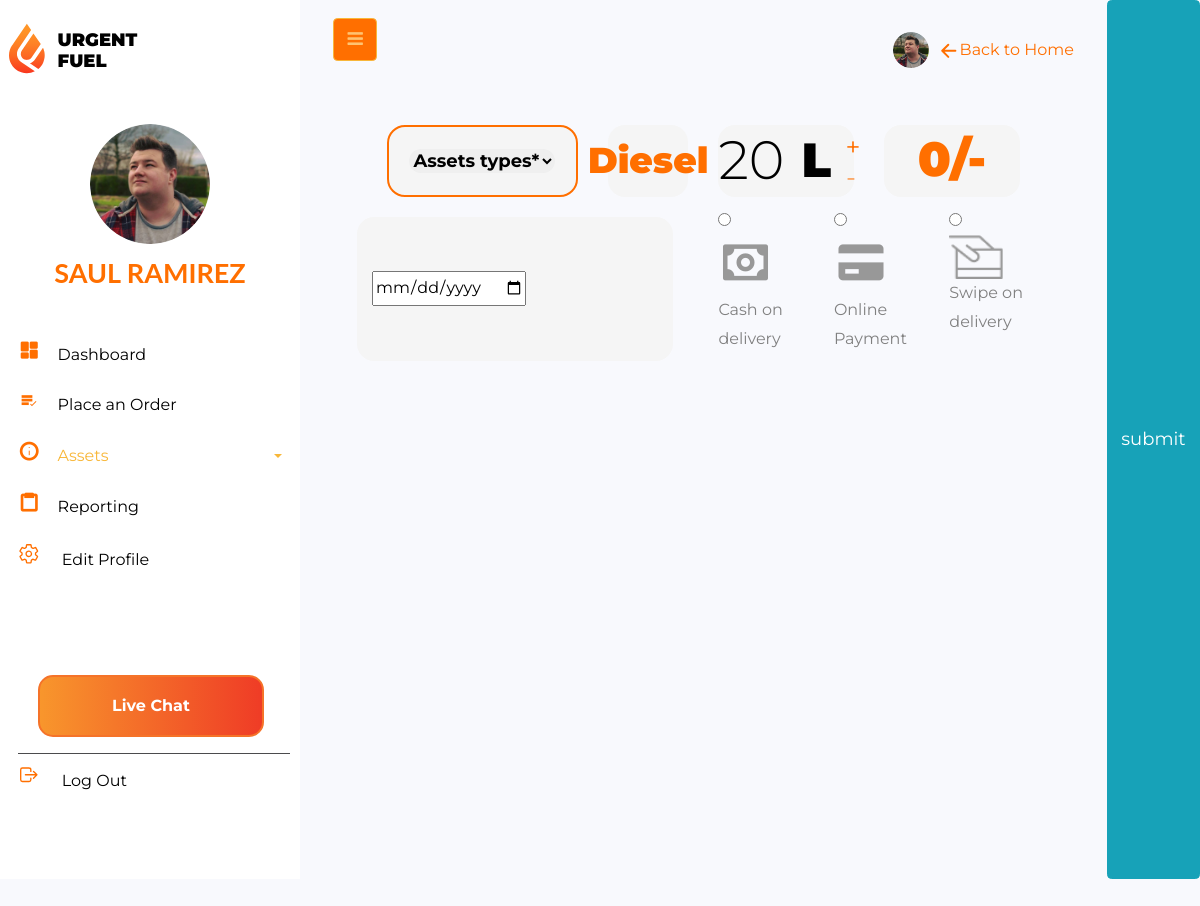
/order_fuel/, run on an earlier commit of the app's database.
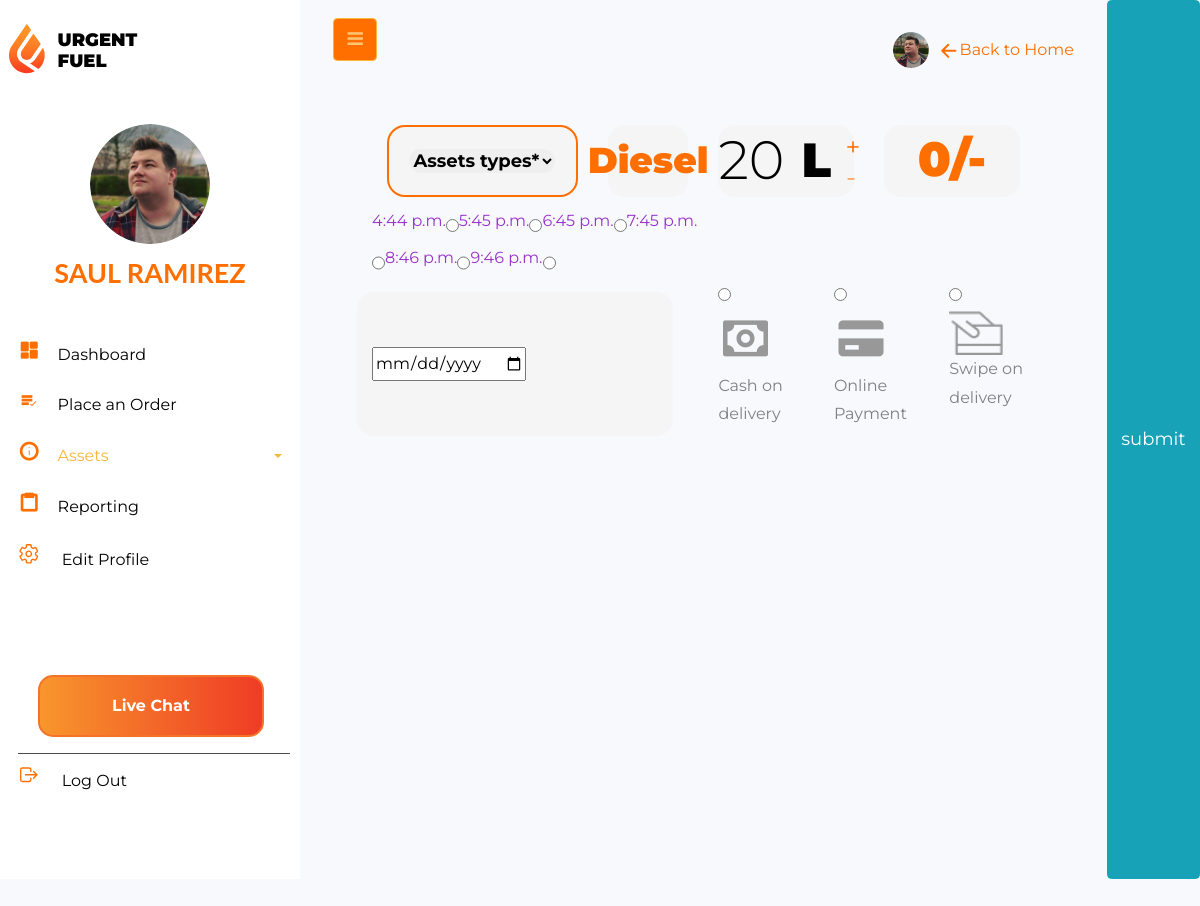
And on a later commit of the database.
### Uftl_App/models.py (models this page shows)
class OrderDashboard(models.Model):
    client=models.ForeignKey(User,on_delete=models.CASCADE)
    time = models.TimeField(verbose_name='Please put your time', blank=True)
    reserved = models.BooleanField(default=False)

### Uftl_App/views.py (the view, shortened to what this page needs)
# urls.py: path('order_fuel/', views.non_register, name='order_fuel'),
def order_fuel(request):
    cp=cupon_code.objects.all()
    oil_price=Fuel_price.objects.all()
    ft_utils = fuel_utils.objects.all()
    from django.db.models import Q
    date_time = OrderDashboard.objects.all()
    reservation = False
    dict = {'date_time': date_time, 'reservation': reservation, 'ft_utils': ft_utils,'cp':cp,'oil_price':oil_price}
    return render(request, 'Uftl_App/orderfuel.html', context=dict)

### templates/Uftl_App/orderfuel.html (shortened to what this page needs)
{% extends 'profile_base.html' %}
{% load static %}
{% block profile_block %}
    <div class="wrapper d-flex align-items-stretch" xmlns="http://www.w3.org/1999/html">
        <nav id="sidebar">
            <div class="p-2 pt-1">
                <a href="#" class="nav__logo">
                    <div class="logoside">
                        <img class="logoimage" src="{% static 'assets/img/logo.svg' %}" alt="My Happy SVG"/>
                        <div class="tex">
                            <p class="text1">URGENT</p>
                            <p class="text2">FUEL</p>
                        </div>
                    </div>
                </a>
                <a href="#" class="img logo rounded-circle mb-2"
                   style="background-image: url({% static 'assets/img/saul.png' %});"> </a>
                <h3 class="text-center mb-4 username">Saul Ramirez</h3>
                <ul class="list-unstyled components mb-2 p-2">
                    <li>
                        <a href="#"><i class='bx bxs-dashboard setup'></i>Dashboard</a>
                    </li>
                    <li>
                        <a href="#"><i class='bx bx-list-check setup'></i>Place an Order</a>
                    </li>
                    <li class="active">
                        <a href="#homeSubmenu" data-toggle="collapse" aria-expanded="false" class="dropdown-toggle">
                            <i class='bx bx-info-circle setup'></i>Assets</a>
                    </li>
                    <li>
                        <a href="#"><i class='bx bx-clipboard setup'></i>Reporting</a>
                    </li>
                    <li>
                        <a href="#">
                            <ion-icon class="setup" name="settings-outline"></ion-icon>
                            Edit Profile</a>
                    </li>
                    <div class="logout">
                        <button class="livechat" type="submit" id="sendMessageButton">Live Chat</button>
                        <li>
                            <a href="#">
                                <ion-icon class="setup" name="log-out-outline"></ion-icon>
                                </ion-icon>Log Out</a>
                        </li>
                    </div>
                </ul>
            </div>
        </nav>
        <div id="content" class="p-4 p-md-3">
            <nav class="">
                <div class="container-fluid">
                    <button type="button" id="sidebarCollapse" class="btn btn-primary">
                        <i class="fa fa-bars"></i>
                    </button>
                    <div class="float-right">
                        <div class=" menu ">
                            <div class="header__img ">
                                <img class="navimage" src="{% static 'assets/img/saul.png' %} " alt=" ">
                            </div>
                            <ion-icon class="arrowleft" name="arrow-back-outline"></ion-icon>
                            <p class="back">Back to Home</p>
                        </div>
                    </div>
                </div>
            </nav>
            <form method="POST">
                <div id="content" class="p-4 p-md-5">
                    <div class="container-fluid">
                        <div class="row">
                            <div class="col-12  col-sm-6 col-md-4">
                                <div class="assetselect">
                                    <select name="fuel-type" class="assetdropdown">
                                        <option selected disabled value="select">Assets types*</option>
                                    </select>
                                </div>
                            </div>
                            <div class="col-6  col-sm-2 col-md-2">
                                <div class="fuelfield">
                                    <p id="fuelname" class="fueltype">Diesel</p>
                                </div>
                            </div>
                            <div class="col-6  col-sm-2 col-md-3">
                                <div class="fuelfield">
                                    <div class="quantity">
                                        <input type="text" id="quantity" name="fuelamount" value="20" readonly>L
                                        <div class="plusminus">
                                            <button class="btn plus-btn" type="button">+</button>
                                            <button class="btn minus-btn disabled" type="button">-</button>
                                        </div>
                                    </div>
                                </div>
                            </div>
                            <div class="col-12  col-sm-2 col-md-3">
                                <div class="fuelprice">
                                    <p id="fuel" class="fuel">0/-</p>
                                </div>
                            </div>
                        </div>
                        <div class="row">
                            <div class="col-12 col-sm-6">
                                <div class="row">
                                    {% for item in date_time %}
                                        <label style="color: darkorchid;">{{ item.time }}</label>
                                        <input type="radio" name="time" value="{{ item.time }}">
                                    {% endfor %}
                                </div>
                            </div>
                            </div>
                        </div>
                        <div class="row">
                            <div class="col-xs-12 col-sm-12 col-md-6">
                                <div class="">
                                    <div class="row justify-content-evenly timeline">
                                        <div class="col">
                                            <input type="date" name="date" value="" placeholder=""/>
                                        </div>
                                    </div>
                                </div>
                            </div>
                            <div class="col-xs-12 col-sm-6 col-md-2">
                                <input class="checkbox-budget" type="radio" name="budget" id="budget-1">
                                <label class="for-checkbox-budget" for="budget-1">
                                    <i class='bx bx-money money'></i>
                                    <span data-hover="Cash on delivery">Cash on delivery</span>
                                </label>
                            </div>
                            <div class="col-xs-12 col-sm-6 col-md-2">
                                <input class="checkbox-budget" type="radio" name="budget" id="budget-2">
                                <label class="for-checkbox-budget" for="budget-2">
                                    <i class='bx bxs-credit-card cardfront'></i>
                                    <span data-hover="Online Payment">Online Payment</span>
                                </label>
                            </div>
                            <div class="col-xs-12 col-sm-6 col-md-2">
                                <input class="checkbox-budget" type="radio" name="budget" id="budget-3">
                                <label class="for-checkbox-budget" for="budget-3">
                                    <img class="cardpunch" src="{% static 'img/swipe.png' %}" alt="">
                                    <span data-hover="Swipe on delivery">Swipe on delivery</span>
                                </label>
                            </div>
                        </div>
                    </div>
                </div>
                <button class="btn btn-info" type="submit"> submit</button>
{% endblock %}

### templates/profile_base.html (shortened to what this page needs)
{% load static %}
<!doctype html>
<html lang="en">
<head>
    <link rel="stylesheet" href="https://stackpath.bootstrapcdn.com/font-awesome/4.7.0/css/font-awesome.min.css">
    <link href='https://unpkg.com/boxicons@2.0.9/css/boxicons.min.css' rel='stylesheet'>
    <link rel="stylesheet" href="https://pro.fontawesome.com/releases/v5.10.0/css/all.css"
/>
    <link rel="stylesheet" href="https://stackpath.bootstrapcdn.com/font-awesome/4.7.0/css/font-awesome.min.css">
    <link rel="stylesheet" href="{% static 'css/style.css' %}">
    <link rel="stylesheet" href="{% static 'css/button2.css' %}">
    <link rel="stylesheet" href="{% static 'css/image.css' %}">
    <link rel="stylesheet" href="{% static 'css/input.css' %}">
    <link rel="stylesheet" href="{% static 'css/select.css' %}">
    <link rel="stylesheet" href="{% static 'css/custom-sidebar.css' %}">
    <link rel="stylesheet" href="{% static 'css/setup_profile.css' %}">
    <link rel="stylesheet" href="{% static 'css/editprofile.css' %}">
    <link rel="stylesheet" href="{% static 'css/custom-sidebar.css' %}">
    <link rel="stylesheet" href="{% static 'css/orderfuelsidebar.css' %}">
    <link rel="stylesheet" href="{% static 'css/orderfuel.css' %}">
    <link rel="stylesheet" href="{% static 'assets/css/dashboard.css' %}">
    <link rel="stylesheet" href="{% static 'assets/css/chartjs.css' %}">
    <link rel="stylesheet" href="{% static 'css/sidebar.css' %}">
    <link rel="stylesheet" href="{% static 'css/orderfuel.css' %}">
    <link rel="stylesheet" href="{% static 'css/calender.css' %}">
    <link rel="stylesheet" href="{% static 'css/bootstrap-datetimepicker.min.css' %}">
</head>
<body>
{% block profile_block %}
{% endblock %}
</body>
</html>

### static/css/style.css (style rules this page uses)
* { font-family: 'Montserrat', sans-serif; }
body { height: 200vh; margin: 0; padding: 0; box-sizing: border-box; overflow-x: hidden !important; }
html { font-size: 16px; }
@media (min-width: 1200px) { html { font-size: 18px; } }
i { color: #ffc371; }

### static/css/button2.css (style rules this page uses)
.fuel { margin-top: 16px; }
.livechat { background: linear-gradient(90deg, #F8962C 0%, #EF3C26 100%); text-align: center; color: white; border: 2px solid #F57329; border-radius: 15px; padding: 0.8rem 4rem 0.8rem 4rem; font-family: Montserrat; font-style: normal; font-weight: bold; margin-bottom: 16px; margin-top: 5rem; margin-left: 20px; }

### static/css/image.css (style rules this page uses)
* { font-family: 'Montserrat', sans-serif; }
body { font-family: 'Montserrat', sans-serif; background-color: none; }

### static/css/input.css (style rules this page uses)
::placeholder { font-size: 1em; color: black; background: none; padding: 5px; }

### static/css/custom-sidebar.css (style rules this page uses)
.username { color: #FF6F00; font-style: normal; font-weight: bold; font-size: 1.5rem; text-transform: uppercase; }
.setup { font-size: 1.2rem; padding-right: 1rem; color: #FF6F00; font-weight: bold; }
.logoside { display: flex; margin-bottom: 2rem; }
.logoimage { width: 2rem; }
.text1 { margin-bottom: 0.2rem; }
.tex { font-weight: 900; color: black; font-size: 1rem; margin-top: 1.2rem; margin-left: 0.7rem; line-height: 1rem; text-decoration: none; }
.nav__logo { text-decoration: none; }
.menu { display: flex; align-items: center; }
.header__img { display: flex; justify-content: center; border-radius: 50%; overflow: hidden; }
.back { color: #FF6F00; margin-top: 1rem; }
.arrowleft { font-size: 1.2rem; padding-left: 0.5rem; color: #FF6F00; font-weight: bold; }
.navimage { width: 2rem; height: 2rem; }

### static/css/orderfuel.css (style rules this page uses)
.assetselect { display: flex; align-items: center; justify-content: center; background: #F5F5F5; margin: 10px 0; width: 100%; height: 4rem; border: 2px #FF6F00 solid; border-radius: 18px; }
.assetdropdown { border-radius: 15px; font-family: Montserrat; font-style: normal; font-weight: bold; outline: none; border: none; font-size: 1rem; }
.timeline { display: flex; align-items: center; justify-content: center; background: #F5F5F5; border-radius: 17px; margin: 10px 0; width: 100%; height: 8rem; color: #FF6F00; }
.money { font-size: 3rem; color: #989898; }
.cardfront { font-size: 3rem; color: #989898; }
.cardpunch { width: 3rem; height: auto; }
.fuelfield { display: flex; align-items: center; justify-content: center; background: #F5F5F5; border-radius: 17px; margin: 10px 0; font-weight: 900; width: 100%; height: 4rem; font-size: 3em; color: black; }
.fueltype { margin-top: 1rem; font-size: 2rem; line-height: 41px; color: #FF6F00; font-weight: 900; }
.fuelprice { display: flex; align-items: center; justify-content: center; background: #F5F5F5; border-radius: 17px; margin: 10px 0; width: 100%; font-weight: 900; height: 4rem; font-size: 3em; color: #FF6F00; }
.quantity { display: flex; justify-content: center; align-items: center; color: #000; }
.quantity button { width: 40px; height: 30px; color: #ff6f00; font-size: 26px; }
.plusminus { margin-top: -20px; display: flex; flex-direction: column; align-items: center; }
.quantity input { background: none; cursor: none; border: none; text-align: center; width: 100px; font-size: 3rem; color: #000; font-weight: 300; }

What changed in the data, as far as the page shows it:
added OrderDashboard: time "4:44 p.m."
added OrderDashboard: time "5:45 p.m."
added OrderDashboard: time "6:45 p.m."
added OrderDashboard: time "7:45 p.m."
added OrderDashboard: time "8:46 p.m."
added OrderDashboard: time "9:46 p.m."
